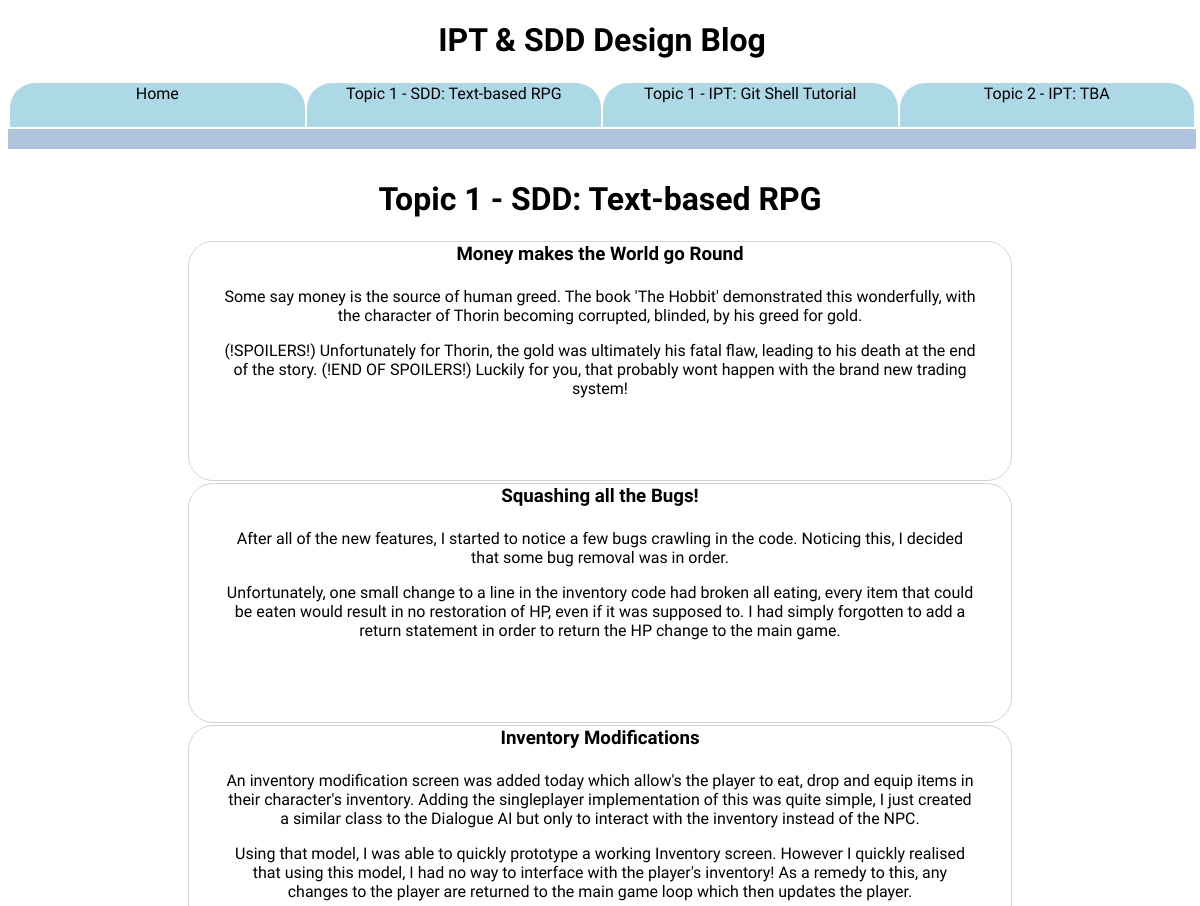
Before: /topic/1 (upper part) with the older database file.
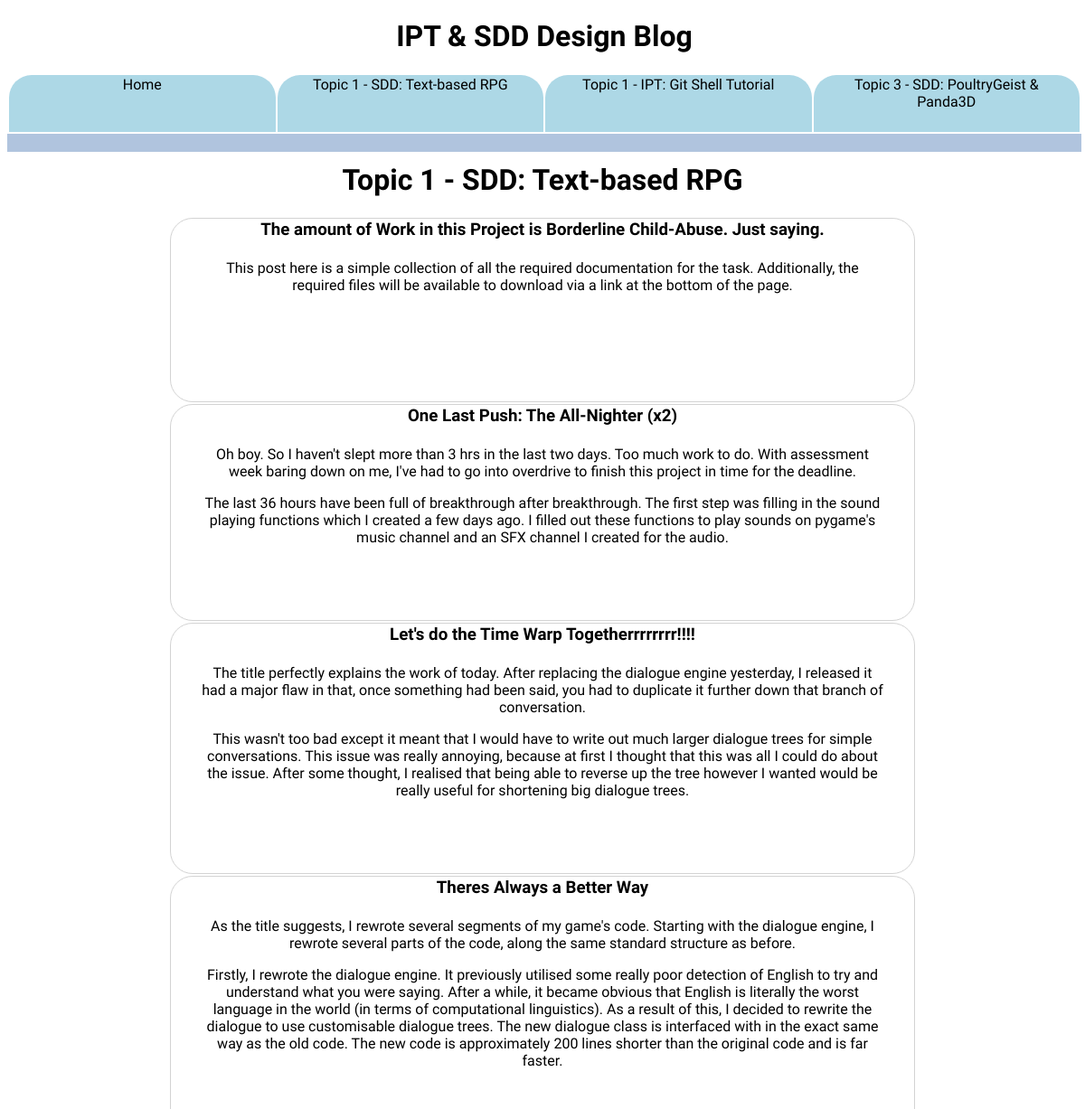
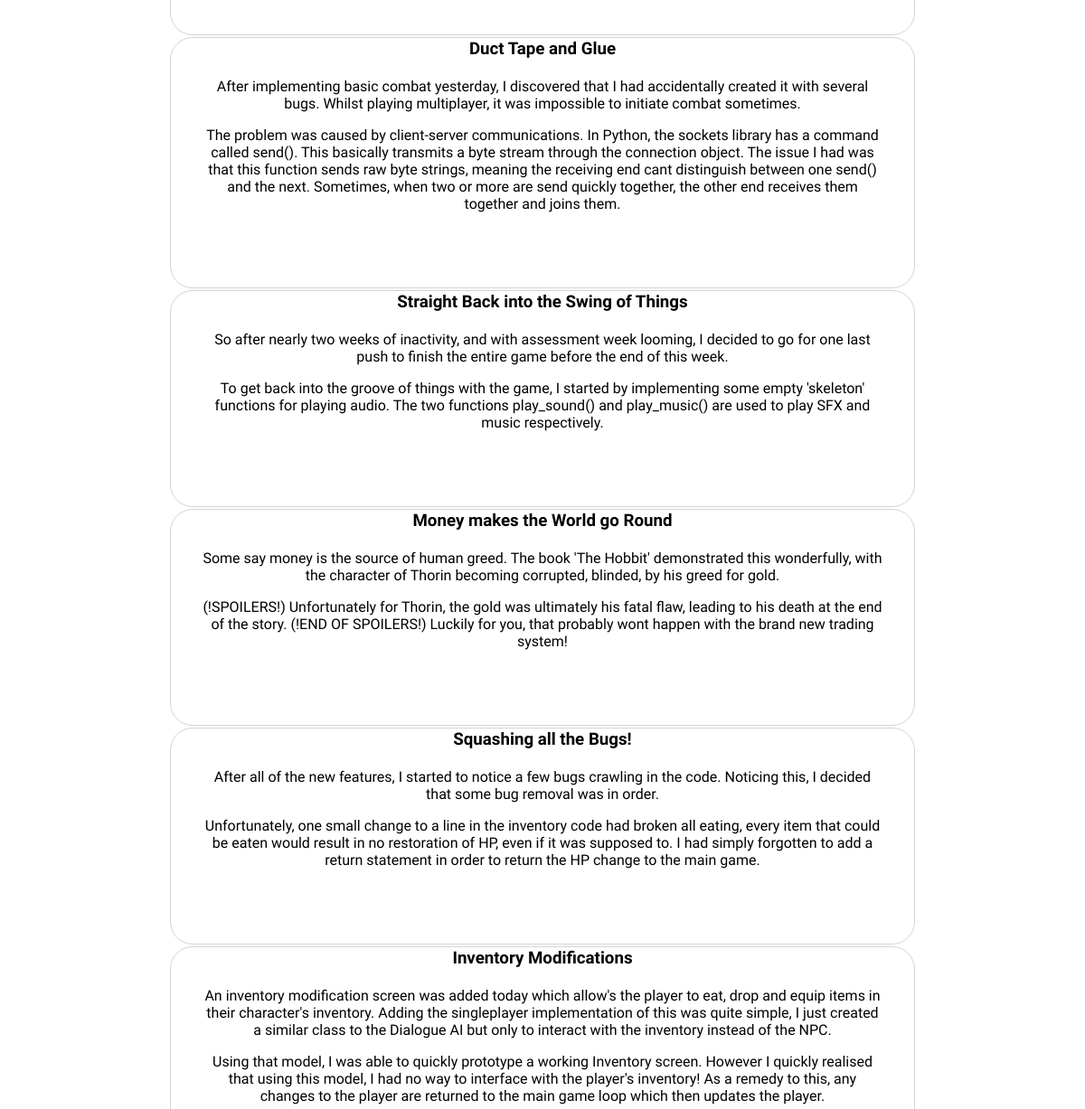
After: the same page with the newer database file (2 pictures, top to bottom).
### tables this page shows
CREATE TABLE topics (
  	id INTEGER NOT NULL,
  	title TEXT NOT NULL,
  	subtitle TEXT NOT NULL,
    created TEXT NOT NULL,
  	PRIMARY KEY (id)
);

CREATE TABLE posts (
  	id INTEGER NOT NULL,
  	topicid INTEGER NOT NULL,
  	title TEXT NOT NULL,
    message TEXT NOT NULL,
    created TIMESTAMP NOT NULL,
    image TEXT NOT NULL,
  	PRIMARY KEY (id),
  	FOREIGN KEY (topicid) REFERENCES topics(id) ON DELETE CASCADE
);

### School_Blog/main.py (the view)
@app.route('/topic/<topic_id>')
def topic_handler(topic_id):
	topic = Topic.get(topic_id)
	posts = Log.get_all(topic_id)
	return render_template('topic_template.html', title=topic.title+': '+topic.subtitle, posts=posts, topic=topic, topics=Topic.get_main_page())

### School_Blog/db.py (called while the page is built)
    @staticmethod
    def get_newest(tid):
        cur.execute('''SELECT * FROM posts WHERE topicid = ? ORDER BY created DESC''', (tid,))
        row = cur.fetchone()
        if row:
            id, tid, title, message, created, image = row
            return Log(eval(message), title, image, tid, id, created)

    @staticmethod
    def get_all(tid):
        logs = []
        cur.execute('''SELECT * FROM posts WHERE topicid = ? ORDER BY created DESC''', (tid,))
        for row in cur:
            id, tid, title, message, created, image = row
            logs.append( Log(eval(message), title, image, tid, id, created) )
        return logs

    @staticmethod
    def get(id):
        cur.execute('''SELECT * FROM topics WHERE id = ? ORDER BY created ASC''', (id,))
        row = cur.fetchone()
        if row:
            id, title, subtitle, date = row
            return Topic(title, subtitle, date, id)
        return None

    @staticmethod
    def get_main_page():
        cur.execute('''SELECT * FROM topics ORDER BY created''')
        topics = []
        i = 0
        for row in cur:
            if i == 3:
                break
            id, title, sub, date = row
            topics.append(Topic(title, sub, date, id))
            i += 1
        for i in range(len(topics)):
            post = Log.get_newest(topics[i].id)
            topics[i].post = post
        return topics

### School_Blog/templates/topic_template.html (shortened to what this page needs)
<!DOCTYPE html>
<html>
<head>
  <link rel="stylesheet" href="/static/css/main.css">
</head>
<body>
  <div class="header">
    <h1>IPT & SDD Design Blog</h1>
    <table>
      <tr>
        <td>
          <a href="/">Home</a>
        </td>
        {%for t in topics%}
        <td>
          <a href="/topic/{{t.id}}">{{t.title}}: {{t.subtitle}}</a>
        </td>
        {%endfor%}
      </tr>
    </table>
  </div>
  <div id="wide_body_content">
    <h1>{{topic.title}}: {{topic.subtitle}}</h1>
    <table>
    {%for post in posts%}
      <tr>
        <td class="topic">
          <a href="/post/{{post.id}}">
            <h3>{{post.title}}</h3>
            {%for line in post.text%}
              {%if post.text.index(line) < 2%}
                <p>{{line}}</p>
              {%endif%}
            {%endfor%}
          </a>
        </td>
      </tr>
    {%endfor%}
    </table>
  </div>
</body>
</html>

### School_Blog/static/css/main.css (style rules this page uses)
td { border-radius: 25px 25px 0px 0px; background-color: lightblue; width:17%; text-align: center; height: 30px; }
table { width: 100%; }
.topic { background-color: white; width:30%; text-align: center; height: 200px; margin: 4%; border: 1px solid lightgrey; border-radius: 25px; }
h3 { margin: 0; }
.header { width: 99%; position:fixed; background-color: white; top:0; border-bottom: 20px solid lightsteelblue; }
h1 { text-align:center; }
#wide_body_content { margin: 180px auto 0 auto; text-align: left; width: 70%; }
body { font-family: 'Sarpanch', sans-serif; }
a { text-decoration: none; color: black; display:block; height:100%; padding:4%; }

Changed rows visible on the page:
changed topics: title "Topic 2 - IPT" → "Topic 3 - SDD"; subtitle "TBA" → "PoultryGeist & Panda3D"
added posts: title "The amount of Work in this Project is Borderline Child-Abuse. Just saying.", text "This post here is a simple collection of all the required documentation for the task. Additionally, the required files will be available to download via a link at the bottom of the page."
added posts: title "One Last Push: The All-Nighter (x2)", text "Oh boy. So I haven't slept more than 3 hrs in the last two days. Too much work to do. With assessment week baring down on me, I've had to go into overdrive to finish this project in time for the deadline." "The last 36 hours have been full of breakthrough after breakthrough. The first step was filling in the sound playing functions which I created a few days ago. I filled out these functions to play sounds on pygame's music channel and an SFX channel I created for the audio."
added posts: title "Let's do the Time Warp Togetherrrrrrrr!!!!", text "The title perfectly explains the work of today. After replacing the dialogue engine yesterday, I released it had a major flaw in that, once something had been said, you had to duplicate it further down that branch of conversation." "This wasn't too bad except it meant that I would have to write out much larger dialogue trees for simple conversations. This issue was really annoying, because at first I thought that this was all I could do about the issue. After some thought, I realised that being able to reverse up the tree however I wanted would be really useful for shortening big dialogue trees."
added posts: title "Theres Always a Better Way", text "As the title suggests, I rewrote several segments of my game's code. Starting with the dialogue engine, I rewrote several parts of the code, along the same standard structure as before." "Firstly, I rewrote the dialogue engine. It previously utilised some really poor detection of English to try and understand what you were saying. After a while, it became obvious that English is literally the worst language in the world (in terms of computational linguistics). As a result of this, I decided to rewrite the dialogue to use customisable dialogue trees. The new dialogue class is interfaced with in the exact same way as the old code. The new code is approximately 200 lines shorter than the original code and is far faster."
added posts: title "Duct Tape and Glue", text "After implementing basic combat yesterday, I discovered that I had accidentally created it with several bugs. Whilst playing multiplayer, it was impossible to initiate combat sometimes." "The problem was caused by client-server communications. In Python, the sockets library has a command called send(). This basically transmits a byte stream through the connection object. The issue I had was that this function sends raw byte strings, meaning the receiving end cant distinguish between one send() and the next. Sometimes, when two or more are send quickly together, the other end receives them together and joins them."
added posts: title "Straight Back into the Swing of Things", text "So after nearly two weeks of inactivity, and with assessment week looming, I decided to go for one last push to finish the entire game before the end of this week." "To get back into the groove of things with the game, I started by implementing some empty 'skeleton' functions for playing audio. The two functions play_sound() and play_music() are used to play SFX and music respectively."
